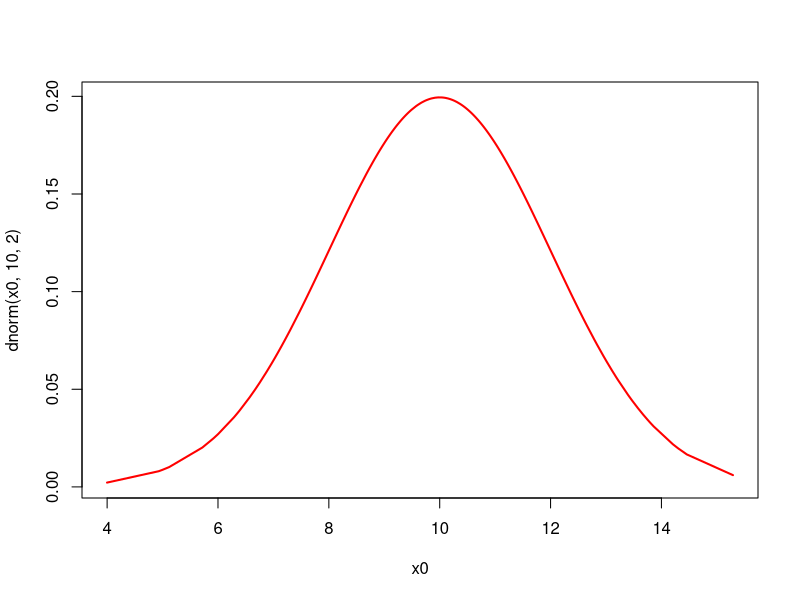
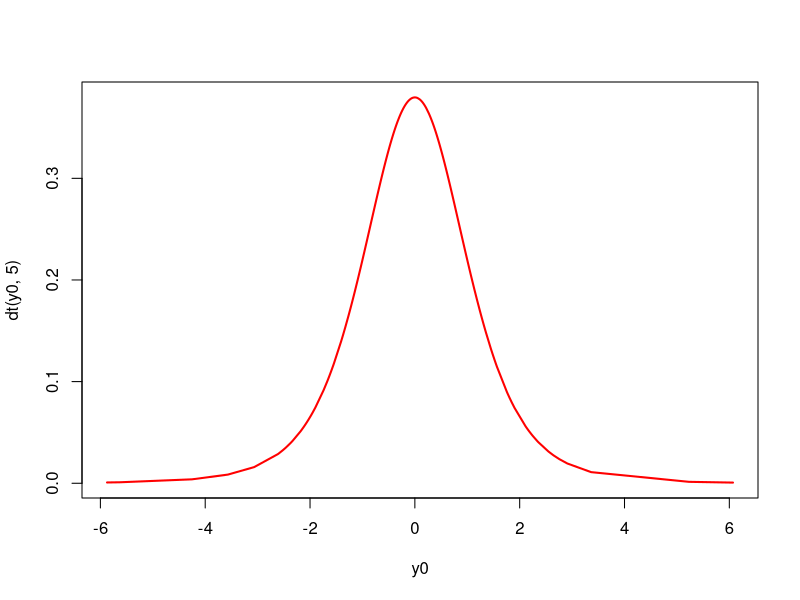
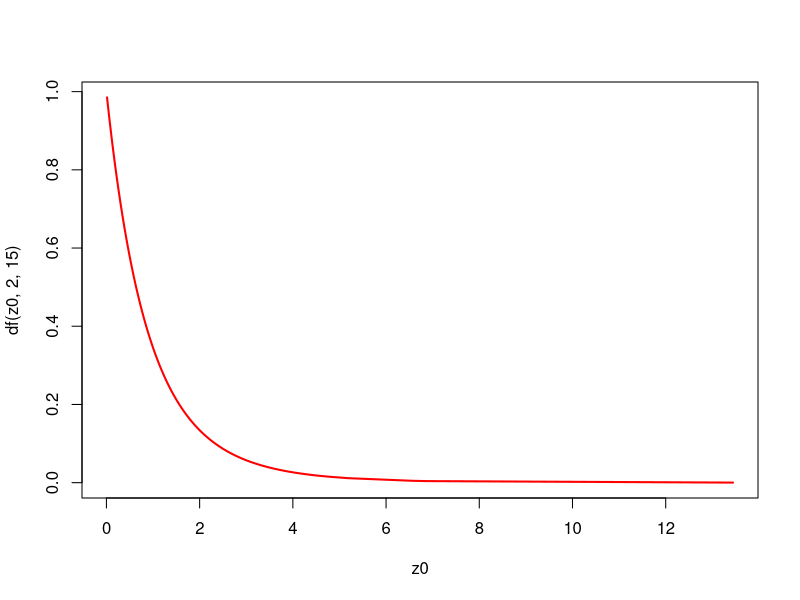

These charts were generated, in order, by the following R code:
## ---- chunk 1
options(htmltools.dir.version = FALSE)
knitr::opts_chunk$set(echo = FALSE, 
                      comment = '',
                      message = FALSE,
                      warning = FALSE)
## ---- chunk 2
knitr::include_graphics('https://media.giphy.com/media/yv1ggi3Cbase05a8iS/giphy.gif')
## ---- chunk 3
knitr::include_graphics('https://media.giphy.com/media/yv1ggi3Cbase05a8iS/giphy.gif')
## ---- chunk 4
knitr::include_graphics('https://media.giphy.com/media/LaVp0AyqR5bGsC5Cbm/giphy.gif')
## ---- chunk 5
knitr::include_graphics('https://media.giphy.com/media/LaVp0AyqR5bGsC5Cbm/giphy.gif')
## ---- chunk 6
knitr::include_graphics('https://media.giphy.com/media/LaVp0AyqR5bGsC5Cbm/giphy.gif')
## ---- chunk 7
knitr::include_graphics('https://media.giphy.com/media/i0GlE1yskKkus/giphy.gif')
## ---- chunk 8
set.seed(4102024)
x <- rnorm(300,10,2)
#hist(x, main='',probability = TRUE)
x0 <- sort(x)
plot(x0,dnorm(x0,10,2),lwd=2,col='red',
     type='l')
## ---- chunk 9
set.seed(4102024)
y <- rt(300,5)
#hist(y, main='',probability = TRUE)
y0 <- sort(y)
plot(y0,dt(y0,5),lwd=2,col='red',type='l')
## ---- chunk 10
set.seed(4102024)
z <- rf(300,2,15)
#hist(z, main='',probability = TRUE)
z0 <- sort(z)
plot(z0,df(z0,2,15),lwd=2,col='red',
     type='l')
